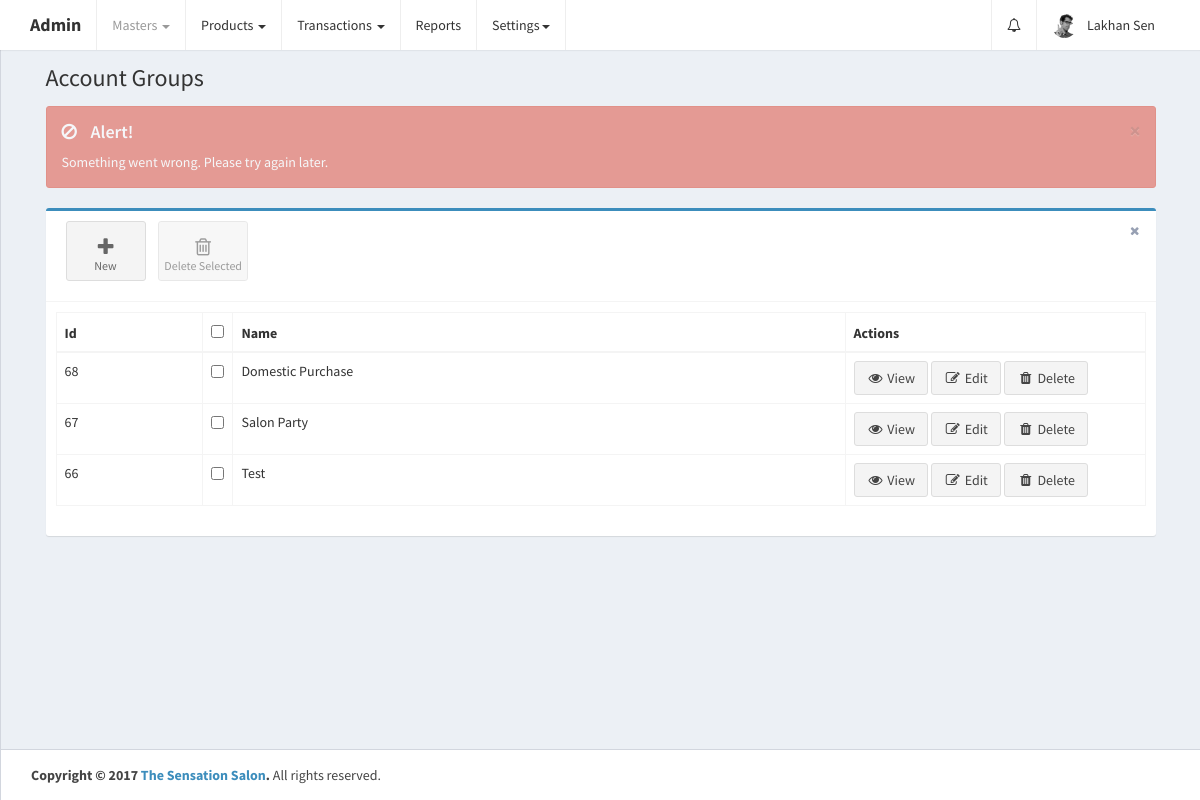
Page /home.php?controller=accountgroup&action=getall (signed in) on the committed database.
### tables this page shows
CREATE TABLE `account_groups` (
  `id` int(11) UNSIGNED NOT NULL,
  `parent_id` int(11) NOT NULL DEFAULT '0',
  `name` varchar(255) NOT NULL,
  `opening_balance` double DEFAULT NULL,
  `contact_person` varchar(255) DEFAULT NULL,
  `area` varchar(255) DEFAULT NULL,
  `city` varchar(255) DEFAULT NULL,
  `pincode` varchar(255) DEFAULT NULL,
  `gst_state_code_id` int(11) DEFAULT NULL,
  `email` varchar(255) DEFAULT NULL,
  `mobile1` varchar(255) DEFAULT NULL,
  `mobile2` varchar(255) DEFAULT NULL,
  `bank_name` varchar(255) DEFAULT NULL,
  `bank_branch` varchar(255) DEFAULT NULL,
  `ifsc_code` varchar(255) DEFAULT NULL,
  `bank_account_no` varchar(255) DEFAULT NULL,
  `pan` varchar(255) DEFAULT NULL,
  `gst_type_id` int(11) DEFAULT NULL,
  `gstin` varchar(255) DEFAULT NULL,
  `brand_ids` varchar(255) DEFAULT NULL,
  `is_default` tinyint(1) NOT NULL DEFAULT '0',
  `is_deleted` tinyint(1) DEFAULT '0',
  `created_at` datetime NOT NULL DEFAULT CURRENT_TIMESTAMP,
  `updated_at` datetime NOT NULL DEFAULT CURRENT_TIMESTAMP ON UPDATE CURRENT_TIMESTAMP
);

### controllers/AccountgroupController.php (called while the page is built, shortened)
<?php
class AccountgroupController {
    public $accountgroupobj;
    public function __construct() {
        require_once 'models/AccountGroup.php';
        $this->accountgroupobj = new AccountGroup();
    }
    public function getall() {
        $account_groups_res = $this->accountgroupobj->getall();
        if ($account_groups_res->num_rows > 0) {
            while ($account_group = $account_groups_res->fetch_assoc()) {
                $account_group['name'] = ucwords($account_group['name']);
                $account_groups[] = $account_group;
            }
        }
        require_once APP_DIR . '/views/layout.php';
    }
}
?>

### home.php (called while the page is built, shortened)
<?php
require_once 'config/database.php';
require_once 'config/routes.php';
?>

### models/AccountGroup.php (called while the page is built, shortened)
<?php
class AccountGroup {
    public $conn;
    public function __construct() {
        $db = new Database();
        $this->conn = $db->connect();
    }
    public function getall() {
        $account_groups = $this->conn->query('SELECT * FROM account_groups WHERE is_deleted!="1" ORDER BY id DESC');
        return $account_groups;
    }
}
?>

### config/Database.php (called while the page is built)
<?php
class Database {
    public function connect() {
        $conn = new mysqli('localhost', 'root', '', 'thesensationbeautycentre');
        if ($conn->connect_error) {
            die("Connection failed: " . $conn->connect_error);
        } else {
            return $conn;
        }
    }
}
?>

### views/account_groups.php (the view, shortened to what this page needs)
<link rel="stylesheet" href="public/plugins/datatables/dataTables.bootstrap.css">
<div class="alert alert-dismissible" style="display: none;">
    <button type="button" class="close" data-dismiss="alert" aria-hidden="true">&times;</button>
    <h4></h4><p></p>
</div>
<div class="row">
    <div class="col-xs-12">
        <div class="box box-primary">
            <div class="box-header with-border">
                <a class="btn btn-app" href="?controller=accountgroup&action=add">
                    <i class="fa fa-plus"></i> New
                </a>
                <button class="btn btn-app" id="delete_selected">
                    <i class="fa fa-trash-o"></i> Delete Selected
                </button>
                <div class="box-tools pull-right">
                    <button type="button" class="btn btn-box-tool" data-widget="remove"><i class="fa fa-times"></i></button>
                </div>
            </div>
            <div class="box-body">
                <div class="table-responsive">
                    <table id="ac_groups_table" class="table table-bordered table-hover" role="grid" aria-describedby="ac_groups_table_info">
                        <thead>
                            <tr>
                                <th>Id</th>
                                <th data-orderable="false" width="20px">
                                    <input type="checkbox" class="select-all">
                                </th>
                                <th>Name</th>
                                <th data-orderable="false" width="300px">Actions</th>
                            </tr>
                        </thead>
                        <?php
                        if (isset($account_groups)) {
                            if (count($account_groups) > 0) {
                                ?>
                                <tbody>
                                    <?php
                                    foreach ($account_groups as $account_group) {
                                        if ($account_group['is_default'] == '0') {
                                            ?>
                                            <tr id="tr_<?php echo $account_group['id']; ?>">
                                                <td><?php echo $account_group['id']; ?></td>
                                                <td>
                                                    <input type="checkbox" name="select_ac_groups[]" data-id="<?php echo $account_group['id']; ?>">
                                                </td>
                                                <td><?php echo ucwords($account_group['name']); ?></td>
                                                <td>
                                                    <a href="?controller=accountgroup&action=get&id=<?php echo $account_group['id']; ?>" class="btn btn-default"><i class="fa fa-fw fa-eye"></i> View</a>
                                                    <a href="?controller=accountgroup&action=update&id=<?php echo $account_group['id']; ?>" class="btn btn-default"><i class="fa fa-fw fa-pencil-square-o"></i> Edit</a>
                                                    <a href="" class="delete btn btn-default" data-id="<?php echo $account_group['id']; ?>"><i class="fa fa-fw fa-trash"></i> Delete</a>
                                                </td>
                                            </tr>
                                            <?php
                                        }
                                    }
                                    ?>
                                </tbody>
                                <?php
                            }
                        }
                        ?>
                    </table>
                </div>
            </div>
        </div>
    </div>
</div>

### views/account_groups.php (style rules this page uses)
.table-responsive { overflow-x: initial; }

### rows in the picture
account_groups: id "68", name "Domestic Purchase"
account_groups: id "67", name "Salon Party"
account_groups: id "66", name "Test"

### other values in the picture
$_SESSION['admin'] "Lakhan Sen"
$page_header "Account Groups"
